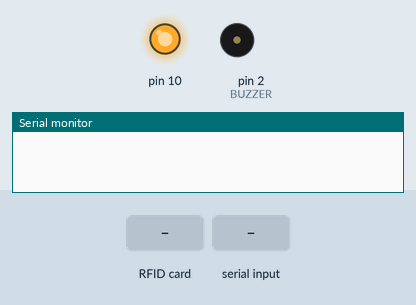
This sketch was run on a simulated Arduino Uno, built with avr-gcc and run on an emulated ATmega328P. Shown: output pins drawn as LEDs (lit = HIGH), buzzer (waves = sounding, pin HIGH), the last lines printed to the serial monitor. Inputs (shaded band) come from the test bench.

Above: at 1.2 s.
1.3 s: RFID card 5E 7A 19 C4 held to the reader
At 2.8 s:
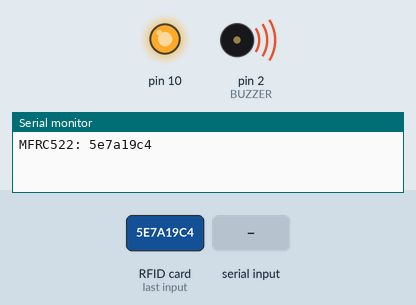
3.1 s: "1" received over the second serial link
Timing chart, 0 to 6.1 s (numbered marks = the images above; inputs shaded):
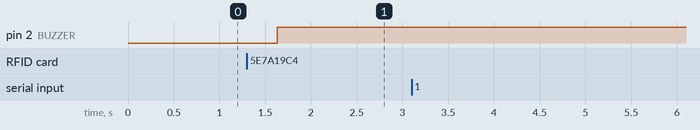

The sketch:

Final-READ_RC522_EM18.ino
```cpp
#include <SPI.h>
#include <MFRC522.h>
#include <SoftwareSerial.h>

/* 📌 **ESP8266 Pin Mapping** */
#define SS_PIN    15  // GPIO15 (D8) - MFRC522 SDA/SS
#define RST_PIN   5   // GPIO5  (D1) - MFRC522 RST
#define SCK_PIN   14  // GPIO14 (D5) - MFRC522 SCK
#define MOSI_PIN  13  // GPIO13 (D7) - MFRC522 MOSI
#define MISO_PIN  12  // GPIO12 (D6) - MFRC522 MISO
#define EM18_RX   4   // GPIO4  (D2) - EM18 TX (Serial Data Output)
#define BUZZER    2   // GPIO2  (D4) - Buzzer Signal Pin

MFRC522 mfrc522(SS_PIN, RST_PIN);
SoftwareSerial RFID(EM18_RX, -1);  // EM18 TX only (RX not used)

void setup() {
    Serial.begin(115200);
    SPI.begin();
    mfrc522.PCD_Init();
    RFID.begin(9600);
    pinMode(BUZZER, OUTPUT);
}

void loop() {
    String card = readMFRC522();
    if (card != "") {
        Serial.println("MFRC522: " + card);
        beepBuzzer();
    }

    card = readEM18();
    if (card != "") {
        Serial.println("EM18: " + card);
        beepBuzzer();
    }

    delay(500);  // Increased delay for card reread
}

String readMFRC522() {
    if (!mfrc522.PICC_IsNewCardPresent() || !mfrc522.PICC_ReadCardSerial()) return "";
    String uid = "";
    for (byte i = 0; i < mfrc522.uid.size; i++) uid += String(mfrc522.uid.uidByte[i], HEX);
    mfrc522.PICC_HaltA();
    return uid;
}

String readEM18() {
    String card = "";
    while (RFID.available()) card += (char)RFID.read();
    return card.length() ? card : "";
}

void beepBuzzer() {
    for (int i = 0; i < 2; i++) {
        digitalWrite(BUZZER, 1000);
        delay(200);  // Beep duration
        digitalWrite(BUZZER, 1000);
        delay(200);  // Pause between beeps
    }
}
```

Measured:
- after the input at 1.3 s, pin 2 (BUZZER): LOW → HIGH after 0.33 s
